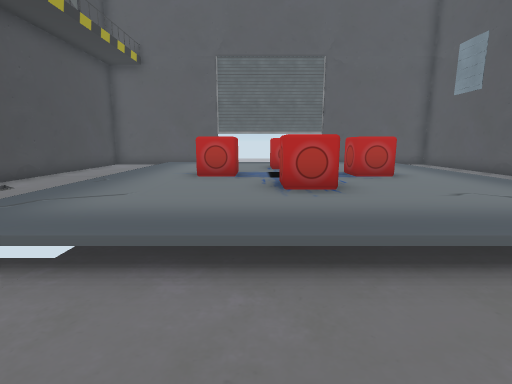
[1] (above)

14 first-person views from a walk through a 3-D level made in the Unity game engine. The camera is 1.2 m above the floor, tilts 10° down and sees 85° across. The floor is counted in squares, 1 m on a side. Each view is taken from the middle of a square. On the plan, view 1 faces up. The plan holds only what a view shows up to about 13 squares ahead; the rest is blank. The place goes on beyond the plan. The player is left out. Some surface patterns are stand-ins.

[2]
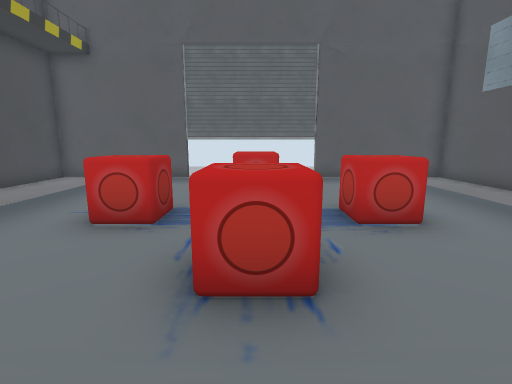

[3]
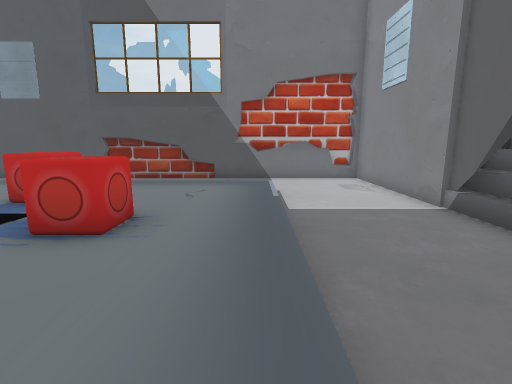

[4]
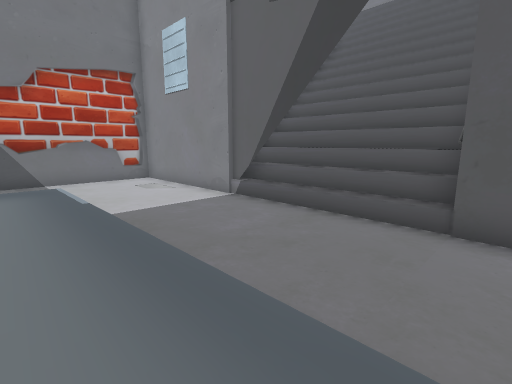

[5]
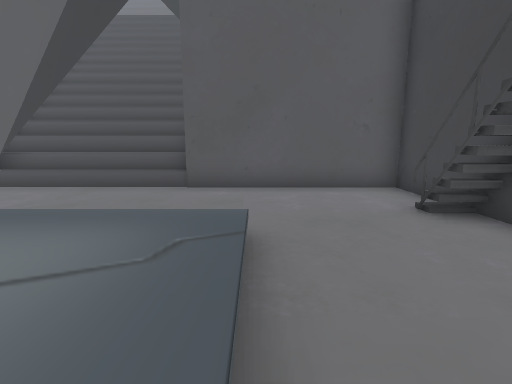

[6]
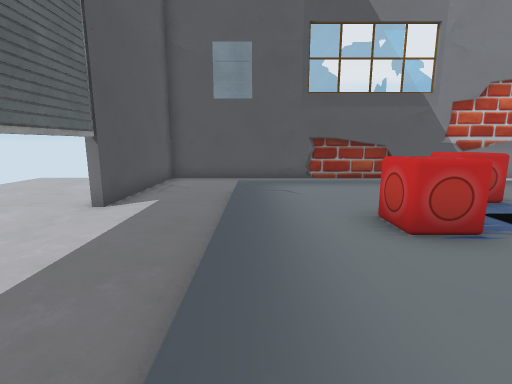

[7]
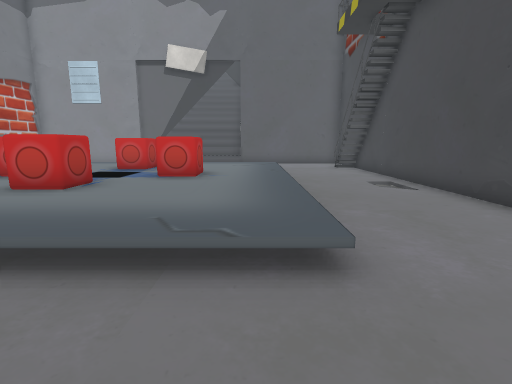

[8]
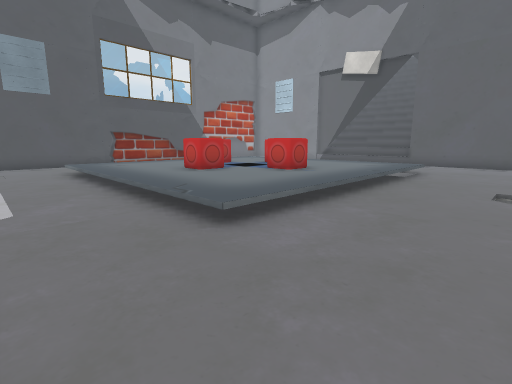

[9]
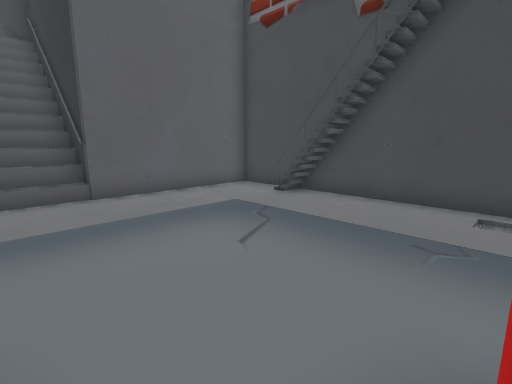

[10]
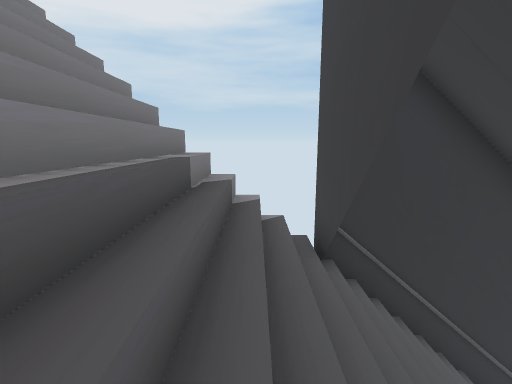

[11]
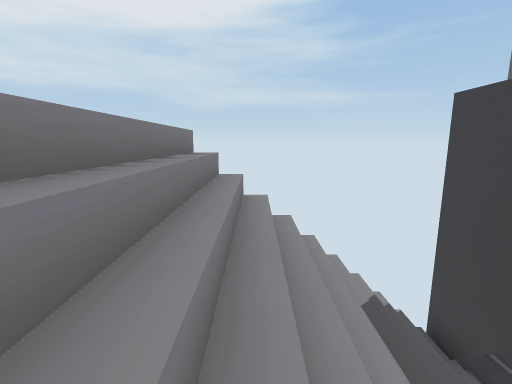

[12]
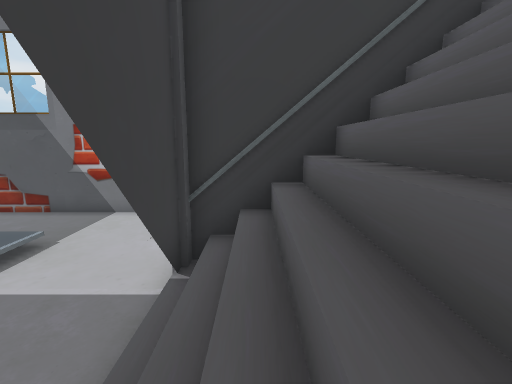

[13]
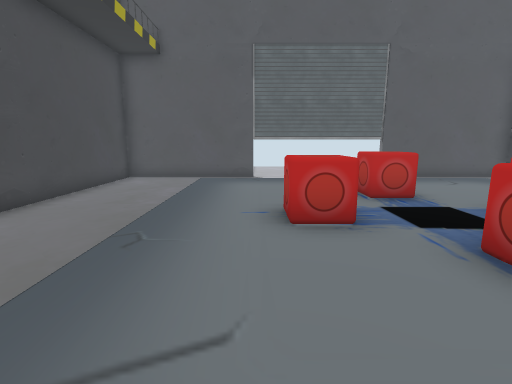

[14]
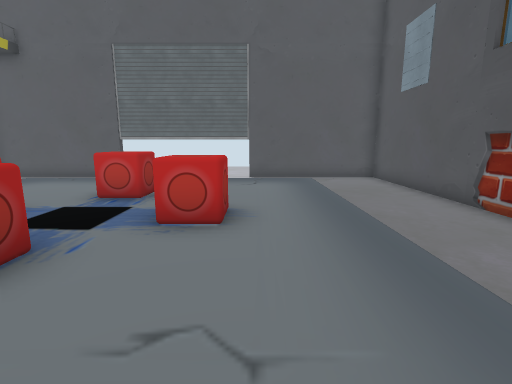

### Floor plan
Key: @ floor where view 1 was taken; # wall or solid block; x gap in a wall; . main floor; : floor 0.25 m higher than the main floor; + floor 1.5 m higher than the main floor; / step, stairs or slope; = window, fence, low wall or low ledge; O other object.
Columns run from 8 left of view 1 to 10 right of it. Each row starts with its distance up from view 1.
 16 ######x. ...x######
 15 #.................#
 14 #.................#
 13 #.................#
 12 #.../:::::::::/...#
 11 #.../:::::::::/...#
 10 #.../::::O::::/...#
  9 #.../::::O::::/...#
  8 #/../::O:::O::/...#
  7 #/../::O:::O::/...#
  6 #.../::::O::::/...#
  5 #.../::::O::::/...#
  4 #.../:::::::::/...#
  3 #.../:::::::::/...#
  2 ##................#
  1 ##................#
  0 #.......@.........#
 -1 #.................#
 -2 #######///=########
 -3       #///++#
 -4       #/////#
 -5       #/////#
 -6       #/////#
 -7       #/////#
 -8      ###/////
 -9       ///////
-10       //////
-11       /////
-12       ///////
-13       //////

Positions as (right, up) in squares from view 1, and headings:
1: (0, 0), facing up
2: (1, 3), facing up
3: (-3, 3), facing right
4: (-3, 4), facing down-right
5: (-4, 6), facing down
6: (-3, 12), facing right
7: (-3, 15), facing down
8: (-7, 15), facing down-right
9: (0, 7), facing down-left
10: (4, -9), facing left
11: (4, -12), facing left
12: (-1, -3), facing right
13: (-2, 3), facing up
14: (4, 3), facing up
